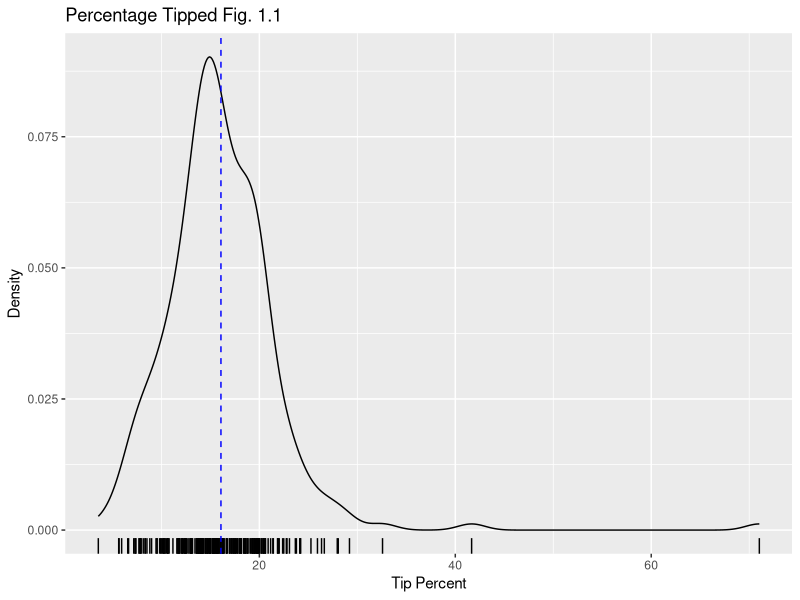
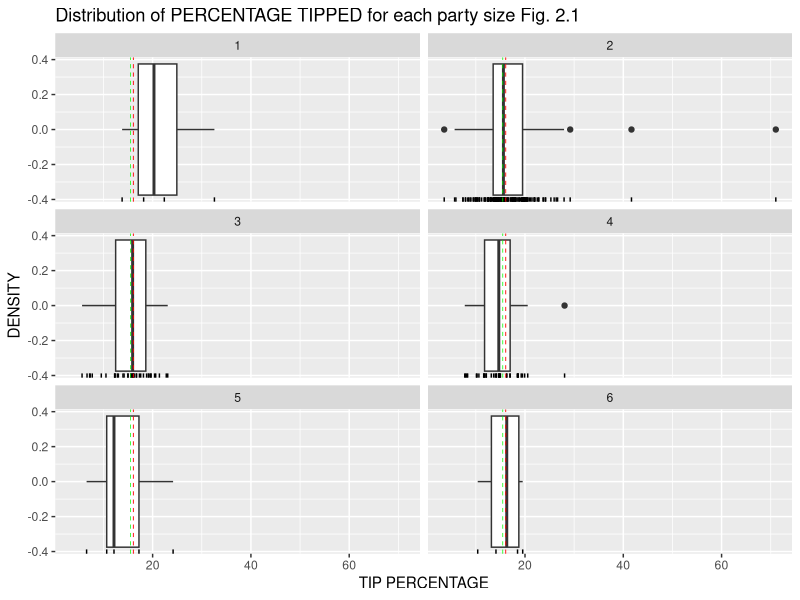

Recreate these plots in R, in order.
## ---- chunk 1
knitr::opts_chunk$set(echo = TRUE)
## ---- chunk 2
library(reshape)
library(ggplot2)
data(tips)
head(tips)
## ---- chunk 3
tips$tip_percetage = (tips$tip/tips$total_bill)*100
head(tips)
## ---- chunk 4
tips.gg = ggplot(tips,aes(x = tip_percetage)) + geom_density() + geom_rug(aes(y = 0), sides = "b",position = position_jitter(height = 0)) + geom_vline(aes(xintercept = mean(tip_percetage)), colour="blue", linetype="dashed") 
tips.gg + xlab('Tip Percent') + ylab('Density') + ggtitle('Percentage Tipped Fig. 1.1')
## ---- chunk 5
ggplot(tips,aes(x=tip_percetage)) + geom_boxplot() + facet_wrap(~size, nrow=3) + geom_rug(aes(y=0),sides="b", position = position_jitter(height=0)) + geom_vline(aes(xintercept = median(tip_percetage)), colour="green", linetype="dashed", size = 0.25) + geom_vline(aes(xintercept = mean(tip_percetage)), colour="red", linetype="dashed", size = 0.3) + xlab("TIP PERCENTAGE") + ylab("DENSITY") + ggtitle("Distribution of PERCENTAGE TIPPED for each party size Fig. 2.1") 
